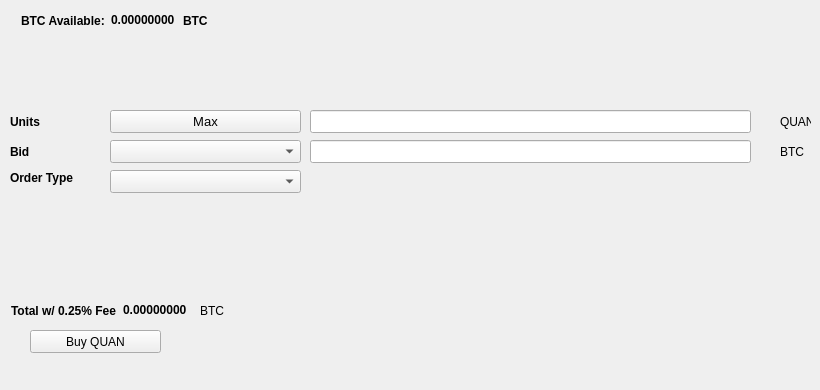
   <widget class="QWidget" name="BuyTab">
    <attribute name="title">
     <string>Buy</string>
    </attribute>
    <widget class="QPushButton" name="BuyQUAN">
     <property name="geometry">
      <rect>
       <x>30</x>
       <y>330</y>
       <width>131</width>
       <height>23</height>
      </rect>
     </property>
     <property name="text">
      <string>Buy QUAN</string>
     </property>
     <property name="icon">
      <iconset resource="../quantisnet.qrc">
       <normaloff>:/icons/bitcoin</normaloff>:/icons/bitcoin</iconset>
     </property>
    </widget>
    <widget class="QLabel" name="label_3">
     <property name="geometry">
      <rect>
       <x>10</x>
       <y>110</y>
       <width>46</width>
       <height>23</height>
      </rect>
     </property>
     <property name="font">
      <font>
       <weight>75</weight>
       <bold>true</bold>
      </font>
     </property>
     <property name="text">
      <string>Units</string>
     </property>
    </widget>
    <widget class="QLineEdit" name="UnitsInput">
     <property name="geometry">
      <rect>
       <x>310</x>
       <y>110</y>
       <width>441</width>
       <height>23</height>
      </rect>
     </property>
     <property name="font">
      <font>
       <pointsize>9</pointsize>
       <weight>75</weight>
       <bold>true</bold>
      </font>
     </property>
    </widget>
    <widget class="QLineEdit" name="BuyBidPriceEdit">
     <property name="geometry">
      <rect>
       <x>310</x>
       <y>140</y>
       <width>441</width>
       <height>23</height>
      </rect>
     </property>
     <property name="font">
      <font>
       <pointsize>9</pointsize>
       <weight>75</weight>
       <bold>true</bold>
      </font>
     </property>
    </widget>
    <widget class="QLabel" name="label_4">
     <property name="geometry">
      <rect>
       <x>780</x>
       <y>110</y>
       <width>31</width>
       <height>23</height>
      </rect>
     </property>
     <property name="text">
      <string>QUAN</string>
     </property>
    </widget>
    <widget class="QLabel" name="label_5">
     <property name="geometry">
      <rect>
       <x>780</x>
       <y>140</y>
       <width>31</width>
       <height>23</height>
      </rect>
     </property>
     <property name="text">
      <string>BTC</string>
     </property>
    </widget>
    <widget class="QLabel" name="label_6">
     <property name="geometry">
      <rect>
       <x>10</x>
       <y>140</y>
       <width>46</width>
       <height>23</height>
      </rect>
     </property>
     <property name="font">
      <font>
       <weight>75</weight>
       <bold>true</bold>
      </font>
     </property>
     <property name="text">
      <string>Bid</string>
     </property>
    </widget>
    <widget class="QLabel" name="label_7">
     <property name="geometry">
      <rect>
       <x>10</x>
       <y>170</y>
       <width>91</width>
       <height>16</height>
      </rect>
     </property>
     <property name="font">
      <font>
       <weight>75</weight>
       <bold>true</bold>
      </font>
     </property>
     <property name="text">
      <string>Order Type</string>
     </property>
    </widget>
    <widget class="QPushButton" name="Buy_Max_Amount">
     <property name="geometry">
      <rect>
       <x>110</x>
       <y>110</y>
       <width>191</width>
       <height>23</height>
      </rect>
     </property>
     <property name="font">
      <font>
       <pointsize>10</pointsize>
      </font>
     </property>
     <property name="text">
      <string>Max</string>
     </property>
    </widget>
    <widget class="QComboBox" name="BuyBidcomboBox">
     <property name="geometry">
      <rect>
       <x>110</x>
       <y>140</y>
       <width>191</width>
       <height>23</height>
      </rect>
     </property>
     <property name="font">
      <font>
       <pointsize>10</pointsize>
      </font>
     </property>
    </widget>
    <widget class="QComboBox" name="buyOrdertypeCombo">
     <property name="geometry">
      <rect>
       <x>110</x>
       <y>170</y>
       <width>191</width>
       <height>23</height>
      </rect>
     </property>
     <property name="font">
      <font>
       <pointsize>10</pointsize>
      </font>
     </property>
    </widget>
    <widget class="QWidget" name="layoutWidget1">
     <property name="geometry">
      <rect>
       <x>21</x>
       <y>11</y>
       <width>227</width>
       <height>19</height>
      </rect>
     </property>
     <layout class="QHBoxLayout" name="horizontalLayout_3">
      <item>
       <widget class="QLabel" name="label232">
        <property name="font">
         <font>
          <weight>75</weight>
          <bold>true</bold>
         </font>
        </property>
        <property name="text">
         <string>BTC Available:</string>
        </property>
       </widget>
      </item>
      <item>
       <widget class="QLabel" name="BtcAvailableLbl">
        <property name="palette">
         <palette>
          <active>
           <colorrole role="WindowText">
            <brush brushstyle="SolidPattern">
             <color alpha="255">
              <red>0</red>
              <green>0</green>
              <blue>0</blue>
             </color>
            </brush>
           </colorrole>
           <colorrole role="Button">
            <brush brushstyle="SolidPattern">
             <color alpha="255">
              <red>0</red>
              <green>170</green>
              <blue>0</blue>
             </color>
            </brush>
           </colorrole>
           <colorrole role="Light">
            <brush brushstyle="SolidPattern">
             <color alpha="255">
              <red>0</red>
              <green>255</green>
              <blue>0</blue>
             </color>
            </brush>
           </colorrole>
           <colorrole role="Midlight">
            <brush brushstyle="SolidPattern">
             <color alpha="255">
              <red>0</red>
              <green>212</green>
              <blue>0</blue>
             </color>
            </brush>
           </colorrole>
           <colorrole role="Dark">
            <brush brushstyle="SolidPattern">
             <color alpha="255">
              <red>0</red>
              <green>85</green>
              <blue>0</blue>
             </color>
            </brush>
           </colorrole>
           <colorrole role="Mid">
            <brush brushstyle="SolidPattern">
             <color alpha="255">
              <red>0</red>
              <green>113</green>
              <blue>0</blue>
             </color>
            </brush>
           </colorrole>
           <colorrole role="Text">
            <brush brushstyle="SolidPattern">
             <color alpha="255">
              <red>0</red>
              <green>170</green>
              <blue>0</blue>
             </color>
            </brush>
           </colorrole>
           <colorrole role="BrightText">
            <brush brushstyle="SolidPattern">
             <color alpha="255">
              <red>255</red>
              <green>255</green>
              <blue>255</blue>
             </color>
            </brush>
           </colorrole>
           <colorrole role="ButtonText">
            <brush brushstyle="SolidPattern">
             <color alpha="255">
              <red>0</red>
              <green>0</green>
              <blue>0</blue>
             </color>
            </brush>
           </colorrole>
           <colorrole role="Base">
            <brush brushstyle="SolidPattern">
             <color alpha="255">
              <red>255</red>
              <green>255</green>
              <blue>255</blue>
             </color>
            </brush>
           </colorrole>
           <colorrole role="Window">
            <brush brushstyle="SolidPattern">
             <color alpha="255">
              <red>0</red>
              <green>170</green>
              <blue>0</blue>
             </color>
            </brush>
           </colorrole>
           <colorrole role="Shadow">
            <brush brushstyle="SolidPattern">
             <color alpha="255">
              <red>0</red>
              <green>0</green>
              <blue>0</blue>
             </color>
            </brush>
           </colorrole>
           <colorrole role="AlternateBase">
            <brush brushstyle="SolidPattern">
             <color alpha="255">
              <red>127</red>
              <green>212</green>
              <blue>127</blue>
             </color>
            </brush>
           </colorrole>
           <colorrole role="ToolTipBase">
            <brush brushstyle="SolidPattern">
             <color alpha="255">
              <red>255</red>
              <green>255</green>
              <blue>220</blue>
             </color>
            </brush>
           </colorrole>
           <colorrole role="ToolTipText">
            <brush brushstyle="SolidPattern">
             <color alpha="255">
              <red>0</red>
              <green>0</green>
              <blue>0</blue>
             </color>
            </brush>
           </colorrole>
          </active>
          <inactive>
           <colorrole role="WindowText">
            <brush brushstyle="SolidPattern">
             <color alpha="255">
              <red>0</red>
              <green>0</green>
              <blue>0</blue>
             </color>
            </brush>
           </colorrole>
           <colorrole role="Button">
            <brush brushstyle="SolidPattern">
             <color alpha="255">
              <red>0</red>
              <green>170</green>
              <blue>0</blue>
             </color>
            </brush>
           </colorrole>
           <colorrole role="Light">
            <brush brushstyle="SolidPattern">
             <color alpha="255">
              <red>0</red>
              <green>255</green>
              <blue>0</blue>
             </color>
            </brush>
           </colorrole>
           <colorrole role="Midlight">
            <brush brushstyle="SolidPattern">
             <color alpha="255">
              <red>0</red>
              <green>212</green>
              <blue>0</blue>
             </color>
            </brush>
           </colorrole>
           <colorrole role="Dark">
            <brush brushstyle="SolidPattern">
             <color alpha="255">
              <red>0</red>
              <green>85</green>
              <blue>0</blue>
             </color>
            </brush>
           </colorrole>
           <colorrole role="Mid">
            <brush brushstyle="SolidPattern">
             <color alpha="255">
              <red>0</red>
              <green>113</green>
              <blue>0</blue>
             </color>
            </brush>
           </colorrole>
           <colorrole role="Text">
            <brush brushstyle="SolidPattern">
             <color alpha="255">
              <red>0</red>
              <green>170</green>
              <blue>0</blue>
             </color>
            </brush>
           </colorrole>
           <colorrole role="BrightText">
            <brush brushstyle="SolidPattern">
             <color alpha="255">
              <red>255</red>
              <green>255</green>
              <blue>255</blue>
             </color>
            </brush>
           </colorrole>
           <colorrole role="ButtonText">
            <brush brushstyle="SolidPattern">
             <color alpha="255">
              <red>0</red>
              <green>0</green>
              <blue>0</blue>
             </color>
            </brush>
           </colorrole>
           <colorrole role="Base">
            <brush brushstyle="SolidPattern">
             <color alpha="255">
              <red>255</red>
              <green>255</green>
              <blue>255</blue>
             </color>
            </brush>
           </colorrole>
           <colorrole role="Window">
            <brush brushstyle="SolidPattern">
             <color alpha="255">
              <red>0</red>
              <green>170</green>
              <blue>0</blue>
             </color>
            </brush>
           </colorrole>
           <colorrole role="Shadow">
            <brush brushstyle="SolidPattern">
             <color alpha="255">
              <red>0</red>
              <green>0</green>
              <blue>0</blue>
             </color>
            </brush>
           </colorrole>
           <colorrole role="AlternateBase">
            <brush brushstyle="SolidPattern">
             <color alpha="255">
              <red>127</red>
              <green>212</green>
              <blue>127</blue>
             </color>
            </brush>
           </colorrole>
           <colorrole role="ToolTipBase">
            <brush brushstyle="SolidPattern">
             <color alpha="255">
              <red>255</red>
              <green>255</green>
              <blue>220</blue>
             </color>
            </brush>
           </colorrole>
           <colorrole role="ToolTipText">
            <brush brushstyle="SolidPattern">
             <color alpha="255">
              <red>0</red>
              <green>0</green>
              <blue>0</blue>
             </color>
            </brush>
           </colorrole>
          </inactive>
          <disabled>
           <colorrole role="WindowText">
            <brush brushstyle="SolidPattern">
             <color alpha="255">
              <red>0</red>
              <green>85</green>
              <blue>0</blue>
             </color>
            </brush>
           </colorrole>
           <colorrole role="Button">
            <brush brushstyle="SolidPattern">
             <color alpha="255">
              <red>0</red>
              <green>170</green>
              <blue>0</blue>
             </color>
            </brush>
           </colorrole>
           <colorrole role="Light">
            <brush brushstyle="SolidPattern">
             <color alpha="255">
              <red>0</red>
              <green>255</green>
              <blue>0</blue>
             </color>
            </brush>
           </colorrole>
           <colorrole role="Midlight">
            <brush brushstyle="SolidPattern">
             <color alpha="255">
              <red>0</red>
              <green>212</green>
              <blue>0</blue>
             </color>
            </brush>
           </colorrole>
           <colorrole role="Dark">
            <brush brushstyle="SolidPattern">
             <color alpha="255">
              <red>0</red>
              <green>85</green>
              <blue>0</blue>
             </color>
            </brush>
           </colorrole>
           <colorrole role="Mid">
            <brush brushstyle="SolidPattern">
             <color alpha="255">
              <red>0</red>
              <green>113</green>
              <blue>0</blue>
             </color>
            </brush>
           </colorrole>
           <colorrole role="Text">
            <brush brushstyle="SolidPattern">
             <color alpha="255">
              <red>0</red>
              <green>85</green>
              <blue>0</blue>
             </color>
            </brush>
           </colorrole>
           <colorrole role="BrightText">
            <brush brushstyle="SolidPattern">
             <color alpha="255">
              <red>255</red>
              <green>255</green>
              <blue>255</blue>
             </color>
            </brush>
           </colorrole>
           <colorrole role="ButtonText">
            <brush brushstyle="SolidPattern">
             <color alpha="255">
              <red>0</red>
              <green>85</green>
              <blue>0</blue>
             </color>
            </brush>
           </colorrole>
           <colorrole role="Base">
            <brush brushstyle="SolidPattern">
             <color alpha="255">
              <red>0</red>
              <green>170</green>
              <blue>0</blue>
             </color>
            </brush>
           </colorrole>
           <colorrole role="Window">
            <brush brushstyle="SolidPattern">
             <color alpha="255">
              <red>0</red>
              <green>170</green>
              <blue>0</blue>
             </color>
            </brush>
           </colorrole>
           <colorrole role="Shadow">
            <brush brushstyle="SolidPattern">
             <color alpha="255">
              <red>0</red>
              <green>0</green>
              <blue>0</blue>
             </color>
            </brush>
           </colorrole>
           <colorrole role="AlternateBase">
            <brush brushstyle="SolidPattern">
             <color alpha="255">
              <red>0</red>
              <green>170</green>
              <blue>0</blue>
             </color>
            </brush>
           </colorrole>
           <colorrole role="ToolTipBase">
            <brush brushstyle="SolidPattern">
             <color alpha="255">
              <red>255</red>
              <green>255</green>
              <blue>220</blue>
             </color>
            </brush>
           </colorrole>
           <colorrole role="ToolTipText">
            <brush brushstyle="SolidPattern">
             <color alpha="255">
              <red>0</red>
              <green>0</green>
              <blue>0</blue>
             </color>
            </brush>
           </colorrole>
          </disabled>
         </palette>
        </property>
        <property name="font">
         <font>
          <weight>75</weight>
          <bold>true</bold>
         </font>
        </property>
        <property name="text">
         <string>0.00000000</string>
        </property>
        <property name="textInteractionFlags">
         <set>Qt::LinksAccessibleByMouse|Qt::TextSelectableByKeyboard|Qt::TextSelectableByMouse</set>
        </property>
       </widget>
      </item>
      <item>
       <widget class="QLabel" name="BtcAvailableLbl_2">
        <property name="font">
         <font>
          <weight>75</weight>
          <bold>true</bold>
         </font>
        </property>
        <property name="text">
         <string>BTC</string>
        </property>
       </widget>
      </item>
     </layout>
    </widget>
    <widget class="QWidget" name="layoutWidge2">
     <property name="geometry">
      <rect>
       <x>11</x>
       <y>301</y>
       <width>259</width>
       <height>19</height>
      </rect>
     </property>
     <layout class="QHBoxLayout" name="horizontalLayout_4">
      <item>
       <widget class="QLabel" name="label_9">
        <property name="font">
         <font>
          <weight>75</weight>
          <bold>true</bold>
         </font>
        </property>
        <property name="text">
         <string>Total w/ 0.25% Fee</string>
        </property>
       </widget>
      </item>
      <item>
       <widget class="QLabel" name="BuyCostLabel">
        <property name="palette">
         <palette>
          <active>
           <colorrole role="WindowText">
            <brush brushstyle="SolidPattern">
             <color alpha="255">
              <red>0</red>
              <green>0</green>
              <blue>0</blue>
             </color>
            </brush>
           </colorrole>
           <colorrole role="Button">
            <brush brushstyle="SolidPattern">
             <color alpha="255">
              <red>0</red>
              <green>170</green>
              <blue>0</blue>
             </color>
            </brush>
           </colorrole>
           <colorrole role="Light">
            <brush brushstyle="SolidPattern">
             <color alpha="255">
              <red>0</red>
              <green>255</green>
              <blue>0</blue>
             </color>
            </brush>
           </colorrole>
           <colorrole role="Midlight">
            <brush brushstyle="SolidPattern">
             <color alpha="255">
              <red>0</red>
              <green>212</green>
              <blue>0</blue>
             </color>
            </brush>
           </colorrole>
           <colorrole role="Dark">
            <brush brushstyle="SolidPattern">
             <color alpha="255">
              <red>0</red>
              <green>85</green>
              <blue>0</blue>
             </color>
            </brush>
           </colorrole>
           <colorrole role="Mid">
            <brush brushstyle="SolidPattern">
             <color alpha="255">
              <red>0</red>
              <green>113</green>
              <blue>0</blue>
             </color>
            </brush>
           </colorrole>
           <colorrole role="Text">
            <brush brushstyle="SolidPattern">
             <color alpha="255">
              <red>0</red>
              <green>170</green>
              <blue>0</blue>
             </color>
            </brush>
           </colorrole>
           <colorrole role="BrightText">
            <brush brushstyle="SolidPattern">
             <color alpha="255">
              <red>255</red>
              <green>255</green>
              <blue>255</blue>
             </color>
            </brush>
           </colorrole>
           <colorrole role="ButtonText">
            <brush brushstyle="SolidPattern">
             <color alpha="255">
              <red>0</red>
              <green>0</green>
              <blue>0</blue>
             </color>
            </brush>
           </colorrole>
           <colorrole role="Base">
            <brush brushstyle="SolidPattern">
             <color alpha="255">
              <red>255</red>
              <green>255</green>
              <blue>255</blue>
             </color>
            </brush>
           </colorrole>
           <colorrole role="Window">
            <brush brushstyle="SolidPattern">
             <color alpha="255">
              <red>0</red>
              <green>170</green>
              <blue>0</blue>
             </color>
            </brush>
           </colorrole>
           <colorrole role="Shadow">
            <brush brushstyle="SolidPattern">
             <color alpha="255">
              <red>0</red>
              <green>0</green>
              <blue>0</blue>
             </color>
            </brush>
           </colorrole>
           <colorrole role="AlternateBase">
            <brush brushstyle="SolidPattern">
             <color alpha="255">
              <red>127</red>
              <green>212</green>
              <blue>127</blue>
             </color>
            </brush>
           </colorrole>
           <colorrole role="ToolTipBase">
            <brush brushstyle="SolidPattern">
             <color alpha="255">
              <red>255</red>
              <green>255</green>
              <blue>220</blue>
             </color>
            </brush>
           </colorrole>
           <colorrole role="ToolTipText">
            <brush brushstyle="SolidPattern">
             <color alpha="255">
              <red>0</red>
              <green>0</green>
              <blue>0</blue>
             </color>
            </brush>
           </colorrole>
          </active>
          <inactive>
           <colorrole role="WindowText">
            <brush brushstyle="SolidPattern">
             <color alpha="255">
              <red>0</red>
              <green>0</green>
              <blue>0</blue>
             </color>
            </brush>
           </colorrole>
           <colorrole role="Button">
            <brush brushstyle="SolidPattern">
             <color alpha="255">
              <red>0</red>
              <green>170</green>
              <blue>0</blue>
             </color>
            </brush>
           </colorrole>
           <colorrole role="Light">
            <brush brushstyle="SolidPattern">
             <color alpha="255">
              <red>0</red>
              <green>255</green>
              <blue>0</blue>
             </color>
            </brush>
           </colorrole>
           <colorrole role="Midlight">
            <brush brushstyle="SolidPattern">
             <color alpha="255">
              <red>0</red>
              <green>212</green>
              <blue>0</blue>
             </color>
            </brush>
           </colorrole>
           <colorrole role="Dark">
            <brush brushstyle="SolidPattern">
             <color alpha="255">
              <red>0</red>
              <green>85</green>
              <blue>0</blue>
             </color>
            </brush>
           </colorrole>
           <colorrole role="Mid">
            <brush brushstyle="SolidPattern">
             <color alpha="255">
              <red>0</red>
              <green>113</green>
              <blue>0</blue>
             </color>
            </brush>
           </colorrole>
           <colorrole role="Text">
            <brush brushstyle="SolidPattern">
             <color alpha="255">
              <red>0</red>
              <green>170</green>
              <blue>0</blue>
             </color>
            </brush>
           </colorrole>
           <colorrole role="BrightText">
            <brush brushstyle="SolidPattern">
             <color alpha="255">
              <red>255</red>
              <green>255</green>
              <blue>255</blue>
             </color>
            </brush>
           </colorrole>
           <colorrole role="ButtonText">
            <brush brushstyle="SolidPattern">
             <color alpha="255">
              <red>0</red>
              <green>0</green>
              <blue>0</blue>
             </color>
            </brush>
           </colorrole>
           <colorrole role="Base">
            <brush brushstyle="SolidPattern">
             <color alpha="255">
              <red>255</red>
              <green>255</green>
              <blue>255</blue>
             </color>
            </brush>
           </colorrole>
           <colorrole role="Window">
            <brush brushstyle="SolidPattern">
             <color alpha="255">
              <red>0</red>
              <green>170</green>
              <blue>0</blue>
             </color>
            </brush>
           </colorrole>
           <colorrole role="Shadow">
            <brush brushstyle="SolidPattern">
             <color alpha="255">
              <red>0</red>
              <green>0</green>
              <blue>0</blue>
             </color>
            </brush>
           </colorrole>
           <colorrole role="AlternateBase">
            <brush brushstyle="SolidPattern">
             <color alpha="255">
              <red>127</red>
              <green>212</green>
              <blue>127</blue>
             </color>
            </brush>
           </colorrole>
           <colorrole role="ToolTipBase">
            <brush brushstyle="SolidPattern">
             <color alpha="255">
              <red>255</red>
              <green>255</green>
              <blue>220</blue>
             </color>
            </brush>
           </colorrole>
           <colorrole role="ToolTipText">
            <brush brushstyle="SolidPattern">
             <color alpha="255">
              <red>0</red>
              <green>0</green>
              <blue>0</blue>
             </color>
            </brush>
           </colorrole>
          </inactive>
          <disabled>
           <colorrole role="WindowText">
            <brush brushstyle="SolidPattern">
             <color alpha="255">
              <red>0</red>
              <green>85</green>
              <blue>0</blue>
             </color>
            </brush>
           </colorrole>
           <colorrole role="Button">
            <brush brushstyle="SolidPattern">
             <color alpha="255">
              <red>0</red>
              <green>170</green>
              <blue>0</blue>
             </color>
            </brush>
           </colorrole>
           <colorrole role="Light">
            <brush brushstyle="SolidPattern">
             <color alpha="255">
              <red>0</red>
              <green>255</green>
              <blue>0</blue>
             </color>
            </brush>
           </colorrole>
           <colorrole role="Midlight">
            <brush brushstyle="SolidPattern">
             <color alpha="255">
              <red>0</red>
              <green>212</green>
              <blue>0</blue>
             </color>
            </brush>
           </colorrole>
           <colorrole role="Dark">
            <brush brushstyle="SolidPattern">
             <color alpha="255">
              <red>0</red>
              <green>85</green>
              <blue>0</blue>
             </color>
            </brush>
           </colorrole>
           <colorrole role="Mid">
            <brush brushstyle="SolidPattern">
             <color alpha="255">
              <red>0</red>
              <green>113</green>
              <blue>0</blue>
             </color>
            </brush>
           </colorrole>
           <colorrole role="Text">
            <brush brushstyle="SolidPattern">
             <color alpha="255">
              <red>0</red>
              <green>85</green>
              <blue>0</blue>
             </color>
            </brush>
           </colorrole>
           <colorrole role="BrightText">
            <brush brushstyle="SolidPattern">
             <color alpha="255">
              <red>255</red>
              <green>255</green>
              <blue>255</blue>
             </color>
            </brush>
           </colorrole>
           <colorrole role="ButtonText">
            <brush brushstyle="SolidPattern">
             <color alpha="255">
              <red>0</red>
              <green>85</green>
              <blue>0</blue>
             </color>
            </brush>
           </colorrole>
           <colorrole role="Base">
            <brush brushstyle="SolidPattern">
             <color alpha="255">
              <red>0</red>
              <green>170</green>
              <blue>0</blue>
             </color>
            </brush>
           </colorrole>
           <colorrole role="Window">
            <brush brushstyle="SolidPattern">
             <color alpha="255">
              <red>0</red>
              <green>170</green>
              <blue>0</blue>
             </color>
            </brush>
           </colorrole>
           <colorrole role="Shadow">
            <brush brushstyle="SolidPattern">
             <color alpha="255">
              <red>0</red>
              <green>0</green>
              <blue>0</blue>
             </color>
            </brush>
           </colorrole>
           <colorrole role="AlternateBase">
            <brush brushstyle="SolidPattern">
             <color alpha="255">
              <red>0</red>
              <green>170</green>
              <blue>0</blue>
             </color>
            </brush>
           </colorrole>
           <colorrole role="ToolTipBase">
            <brush brushstyle="SolidPattern">
             <color alpha="255">
              <red>255</red>
              <green>255</green>
              <blue>220</blue>
             </color>
            </brush>
           </colorrole>
           <colorrole role="ToolTipText">
            <brush brushstyle="SolidPattern">
             <color alpha="255">
              <red>0</red>
              <green>0</green>
              <blue>0</blue>
             </color>
            </brush>
           </colorrole>
          </disabled>
         </palette>
        </property>
        <property name="font">
         <font>
          <weight>75</weight>
          <bold>true</bold>
         </font>
        </property>
        <property name="autoFillBackground">
         <bool>false</bool>
        </property>
        <property name="text">
         <string>0.00000000</string>
        </property>
        <property name="textInteractionFlags">
         <set>Qt::LinksAccessibleByMouse|Qt::TextSelectableByMouse</set>
        </property>
       </widget>
      </item>
      <item>
       <widget class="QLabel" name="label_10">
        <property name="font">
         <font>
          <weight>50</weight>
          <bold>false</bold>
         </font>
        </property>
        <property name="text">
         <string>BTC</string>
        </property>
       </widget>
      </item>
     </layout>
    </widget>
    <widget class="QLabel" name="label_24">
     <property name="geometry">
      <rect>
       <x>460</x>
       <y>300</y>
       <width>281</width>
       <height>81</height>
      </rect>
     </property>
     <property name="text">
      <string/>
     </property>
     <property name="pixmap">
      <pixmap>:/images/bittrex</pixmap>
     </property>
    </widget>
   </widget>
